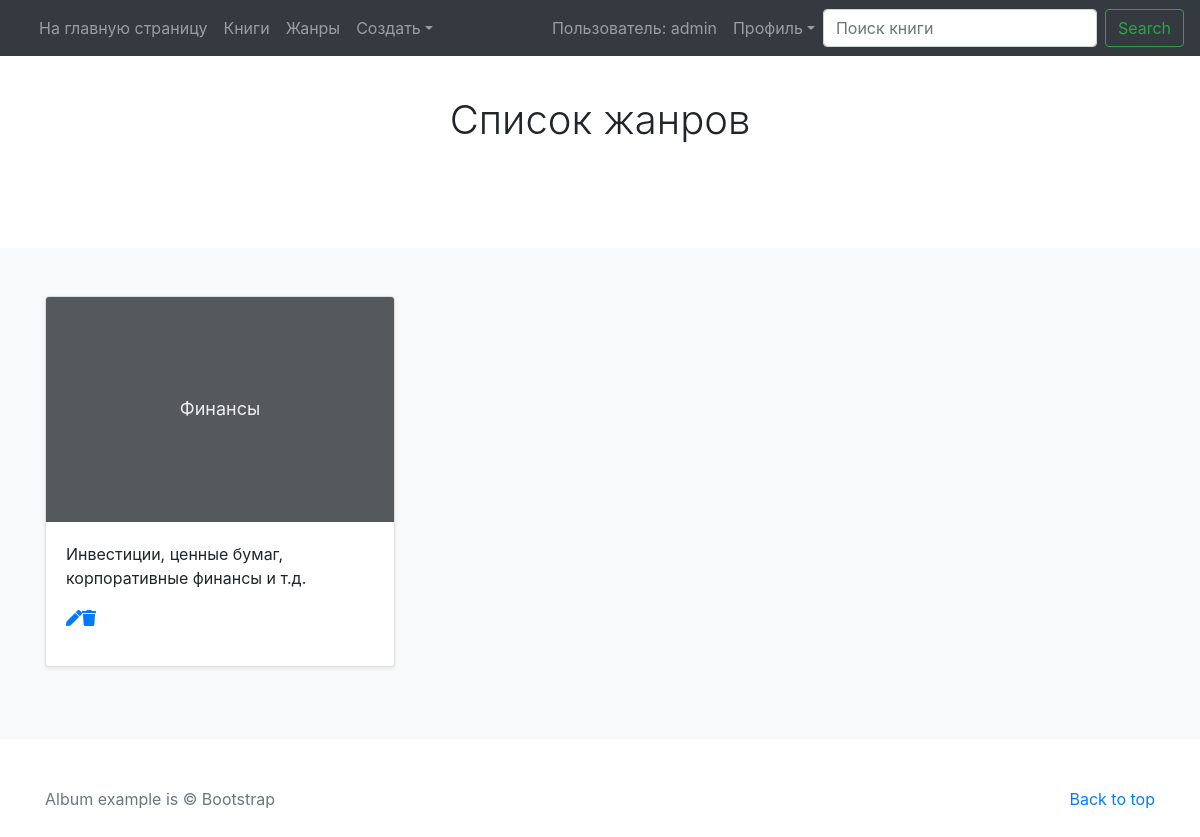
The app's page /ref_books/list-genre/ (signed in) with its own data.
### profiles/models.py (models this page shows, shortened)
class Profile(AbstractUser):
    phone_number = models.CharField(
        verbose_name="Мобильный номер телефона",
        max_length=30,
        null=True,
        blank=True
    )
    country = models.CharField(
        verbose_name="Страна",
        max_length=30,
        null=True,
        blank=True
    )
    city = models.CharField(
        verbose_name="Город",
        max_length=30,
        null=True,
        blank=True
    )
    index = models.CharField(
        verbose_name="Индекс",
        max_length=30,
        null=True,
        blank=True
    )
    adress1 = models.CharField(
        verbose_name="Адрес прописки",
        max_length=40,
        null=True,
        blank=True
    )
    adress2 = models.CharField(
        verbose_name="Адрес проживания",
        max_length=40,
        null=True,
        blank=True
    )
    additionally = models.TextField(
        verbose_name="Дополнительная информация",
        null=True,
        blank=True
    )

### ref_books/models.py (models this page shows, shortened)
class Genre(models.Model):
    name = models.CharField(
        verbose_name="Название Жанра",
        max_length=30
    )
    description = models.TextField(
        verbose_name="Описание Жанра",
        null=True,
        blank=True
    )

### ref_books/views.py (the view)
# urls.py: path('list-genre/', ListGenre.as_view(), name="list_genre"),
class ListGenre(ListView):
    model = Genre
    template_name = 'ref_books/list_genre.html'

### ref_books/templates/ref_books/list_genre.html (shortened to what this page needs)
{% extends "base.html" %}
{% load static %}
  {% block main %}
    <section class="jumbotron text-center">
      <div class="container">
      <h1>Список жанров</h1>
      </div>
    </section>
    <div class="album py-5 bg-light">
      <div class="container">
        <div class="row">
          {% for obj in object_list %}
            <div class="col-md-4">
              <div class="card mb-4 shadow-sm">
                    <a href="{% url 'ref_books:detail_genre' obj.pk %}">
                      <svg class="bd-placeholder-img card-img-top" width="100%" height="225" xmlns="http://www.w3.org/2000/svg" preserveAspectRatio="xMidYMid slice" focusable="false" role="img" aria-label="Placeholder: Thumbnail">
                        <title>Placeholder</title>
                        <rect width="100%" height="100%" fill="#55595c"/>
                        <text x="50%" y="50%" fill="#eceeef" dy=".3em">{{ obj.name }}</text>
                      </svg>
                    </a>
                    <div class="card-body">
                      <p class="card-text">{{ obj.description }}
                        <div class="d-flex justify-content-between align-items-center">
                          <div class="btn-group">
                            {% if 'ref_books.change_genre' and 'ref_books.delete_genre' in perms %}
                              <a href="{% url 'ref_books:update_genre' obj.pk %}"><i class="fas fa-pen"></i><br>
                              <a href="{% url 'ref_books:delete_genre' obj.pk %}"><i class="fas fa-trash"></i></a>
                            {% endif %}
                          </div>
                        </div>
                      </p>
                    </div>
              </div>
            </div>
          {% endfor %}
        </div>
      </div>
    </div>
  {% endblock main %}

### templates/header.html (shortened to what this page needs)
    <nav class="navbar navbar-expand-md navbar-dark bg-dark fixed-top mb-4">
        <div class="navbar-collapse offcanvas-collapse" id="navbarsExampleDefault">
                  <div class="col">
                    <ul class="navbar-nav mr-auto">
                      <li class="nav-item">
                        <a class="nav-link" href="{% url 'homepage:homepage' %}">На главную страницу</a>
                      </li>
                        <a class="nav-link" href="{% url 'books:list' %}">Книги</a>
                        <a class="nav-link" href="{% url 'ref_books:list_genre' %}">Жанры</a>
                      {% if 'books.add_books' and 'ref_books.add_genre' in perms %}
                        <li class="nav-item dropdown">
                          <a class="nav-link dropdown-toggle" href="#" id="dropdown01" data-toggle="dropdown" aria-haspopup="true" aria-expanded="false">Создать</a>
                        </li>
                      {% endif %}
                    </ul>
                  </div>
            <div class="d-flex justify-content-end">
              <ul class="navbar-nav mr-auto">
                {% if user.is_authenticated %}
                    <li class="nav-item">
                      <a class="nav-link" href="{% url 'profile:update' user.pk %}"> Пользователь: {{ user.username }} </a>
                    </li>
                    <li class="nav-item dropdown">
                      <a class="nav-link dropdown-toggle" href="#" id="dropdown01" data-toggle="dropdown" aria-haspopup="true" aria-expanded="false">Профиль</a>
                    </li>
                  {% endif %}
                <form class="form-inline my-2 my-lg-0">
                  <input class="form-control mr-sm-2" type="text" placeholder="Поиск книги" aria-label="Search">
                  <button class="btn btn-outline-success my-2 my-sm-0" type="submit">Search</button>
                </form>
              </ul>
            </div>
        </div>
    </nav>

### static/css/album.css (style rules this page uses)
.jumbotron { padding-top: 3rem; padding-bottom: 3rem; margin-bottom: 0; background-color: #fff; }
@media (min-width: 768px) { .jumbotron { padding-top: 6rem; padding-bottom: 6rem; } }
.jumbotron h1 { font-weight: 300; }
.jumbotron .container { max-width: 40rem; }

### templates/base.html (style rules this page uses)
.bd-placeholder-img { font-size: 1.125rem; text-anchor: middle; -webkit-user-select: none; -moz-user-select: none; -ms-user-select: none; user-select: none; }

### records on screen
Profile: username "admin"
Genre: name "Финансы", description "Инвестиции, ценные бумаг, корпоративные финансы и т.д."
